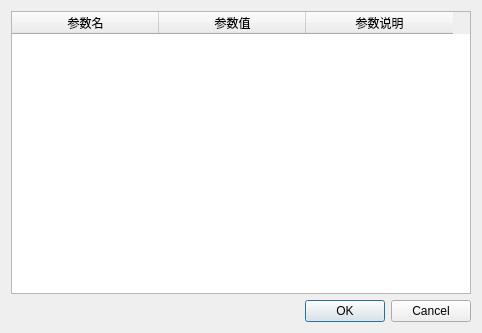
<?xml version="1.0" encoding="UTF-8"?>
<ui version="4.0">
 <class>ParamWindow</class>
 <widget class="QDialog" name="ParamWindow">
  <property name="geometry">
   <rect>
    <x>0</x>
    <y>0</y>
    <width>482</width>
    <height>333</height>
   </rect>
  </property>
  <property name="sizePolicy">
   <sizepolicy hsizetype="Preferred" vsizetype="Preferred">
    <horstretch>0</horstretch>
    <verstretch>1</verstretch>
   </sizepolicy>
  </property>
  <property name="windowTitle">
   <string>ParamWindow</string>
  </property>
  <property name="sizeGripEnabled">
   <bool>false</bool>
  </property>
  <layout class="QVBoxLayout" name="verticalLayout">
   <property name="sizeConstraint">
    <enum>QLayout::SetDefaultConstraint</enum>
   </property>
   <item>
    <widget class="QTableWidget" name="paramWidget">
     <attribute name="horizontalHeaderDefaultSectionSize">
      <number>147</number>
     </attribute>
     <column>
      <property name="text">
       <string>参数名</string>
      </property>
     </column>
     <column>
      <property name="text">
       <string>参数值</string>
      </property>
     </column>
     <column>
      <property name="text">
       <string>参数说明</string>
      </property>
     </column>
    </widget>
   </item>
   <item>
    <layout class="QHBoxLayout" name="horizontalLayout">
     <item>
      <spacer name="horizontalSpacer">
       <property name="orientation">
        <enum>Qt::Horizontal</enum>
       </property>
       <property name="sizeHint" stdset="0">
        <size>
         <width>40</width>
         <height>20</height>
        </size>
       </property>
      </spacer>
     </item>
     <item>
      <widget class="QPushButton" name="pushButton_2">
       <property name="text">
        <string>OK</string>
       </property>
      </widget>
     </item>
     <item>
      <widget class="QPushButton" name="pushButton">
       <property name="text">
        <string>Cancel</string>
       </property>
      </widget>
     </item>
    </layout>
   </item>
  </layout>
 </widget>
 <layoutdefault spacing="6" margin="11"/>
 <resources/>
 <connections/>
</ui>
